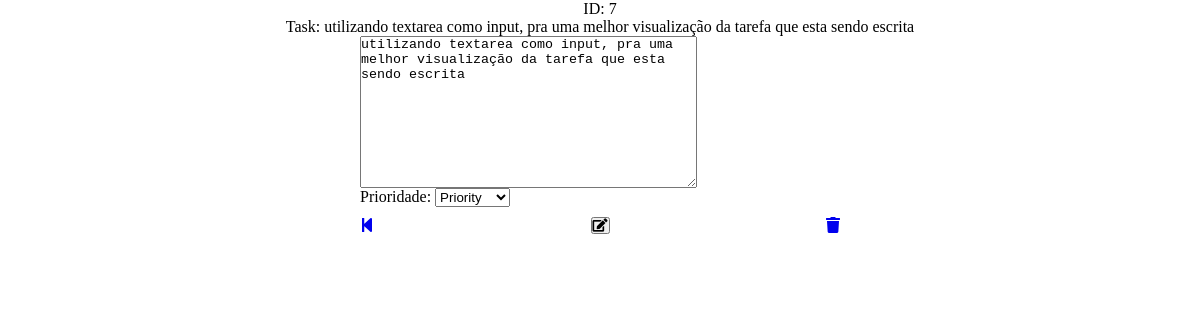
/editar/7, run on an earlier commit of the app's database.
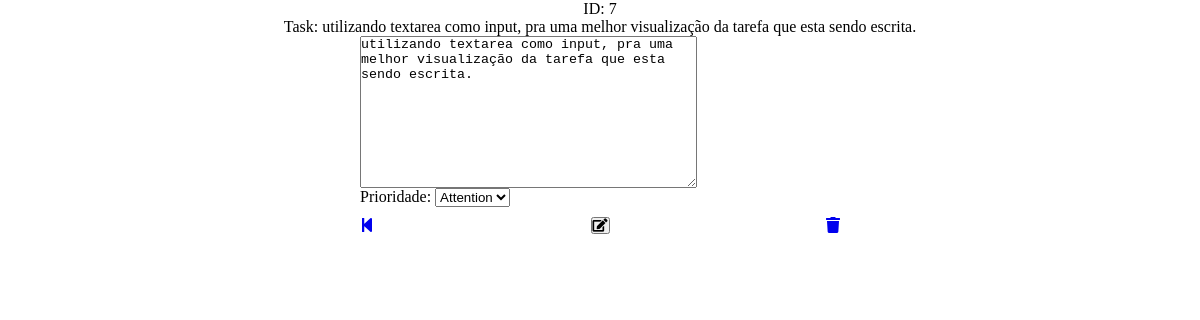
And on a later commit of the database.
### todos/models.py (models this page shows, shortened)
class Todo(models.Model):
    CHOICE_STATUS = [
        ('PR', 'Priority'),
        ('AT', 'Attention'),
        ('GR', 'Green')
    ]
    task = models.CharField(max_length=250, null=False, blank=False)
    status = models.CharField(max_length=2,
                              choices=CHOICE_STATUS,
                              default='GR')

### todos/views.py (the view)
# urls.py: path('editar/<int:task_id>', editar, name="editar"),
def editar(request, task_id):
    task = Todo.objects.get(id=task_id)
    form = TaskModelForm(instance=task)
    return render(request, "recipes/pages/update.html", {"task": task,
                                           "form": form})

### todos/forms.py
class TaskModelForm(forms.ModelForm):
    class Meta:
        model = Todo
        fields = '__all__'
        widgets = {
            'task': forms.Textarea()
        }
        labels = {
            'task': '',
            'status': 'Prioridade'
        }
    class Media:
        css = {'all': ('style.css',)}

### todos/templates/recipes/pages/update.html (shortened to what this page needs)
{% include 'recipes/partials/head.html' %}
<section class="update">
    <p>ID: {{ task.id }}</p>
    <p>Task: {{ task.task }}</p>
    <form class="forms-django-update" action="{% url 'update' task.id %}" method="POST">
        {{ form.as_p }}
        <div class="dual-button margin">
            <a href="{% url 'home' %}"><i class="fas fa-step-backward"></i></a>
            <button type="submit"><i class="fas fa-edit"></i></button>
            <a href="{% url 'delete' task.id %}"><i class="fas fa-trash"></i></a>
        </div>
    </form>
</section>

What changed in the data, as far as the page shows it:
changed Todo id 7: task "utilizando textarea como input, pra uma melhor visualização da tarefa que esta sendo escrita" → "utilizando textarea como input, pra uma melhor visualização da tarefa que esta sendo escrita."; status "Priority" → "Attention"
